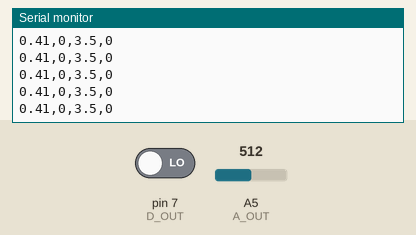
This sketch was run on a simulated Arduino Uno, built with avr-gcc and run on an emulated ATmega328P. Shown: the last lines printed to the serial monitor. The inputs (shaded band) are chosen by the test bench; at power-on: A5 (A_OUT) = 512, pin 7 (D_OUT) LOW.

Above: at 2.7 s.
2.8 s: A5 (A_OUT) set to 716
At 2.81 s:
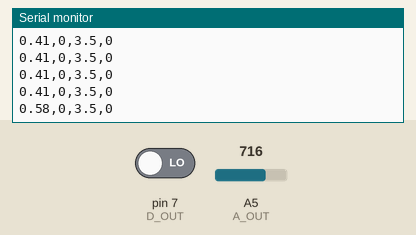
4.3 s: pin 7 (D_OUT) driven HIGH
At 4.32 s:
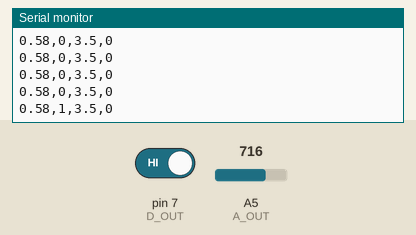
5.8 s: A5 (A_OUT) set to 900
At 5.83 s:
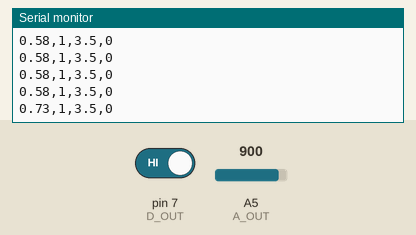
7.3 s: pin 7 (D_OUT) driven LOW
At 7.34 s:
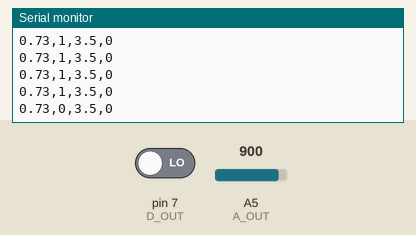
Timing chart, 0 to 9.8 s (numbered marks = the images above; inputs shaded):
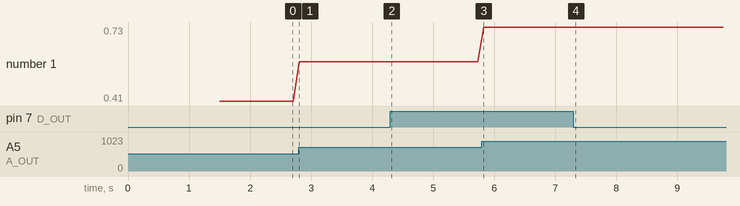

The sketch:

LIGHT_AD5_IO7_Sample.ino
```cpp
#include <Arduino.h>

#define A_OUT 5
#define D_OUT 7

void setup() {
  Serial.begin(115200);
  delay(1500);

  pinMode(A_OUT, INPUT);
  pinMode(D_OUT, INPUT);

  Serial.println("Stamp-S3 LIGHT Demo Sample");
}

void loop() {
  float vInput = 3.3 * analogRead(A_OUT) / 4095;  //電圧Vに変換
  int dInput = digitalRead(D_OUT);

  String log = "";
  log += String(vInput) + "," + String(dInput);
  log += ",3.5,0";
  Serial.println(log);

  delay(100);
}
```

Measured:
- after the input at 2.8 s, the serial monitor: prints a new line at once (image 1)
- after the input at 4.3 s, the serial monitor: prints a new line at once (image 2)
- after the input at 5.8 s, the serial monitor: prints a new line at once (image 3)
- after the input at 7.3 s, the serial monitor: prints a new line at once (image 4)
- plotted number 1: 0.41 → 0.58 after the input at 2.8 s, 0.58 → 0.73 after the input at 5.8 s
